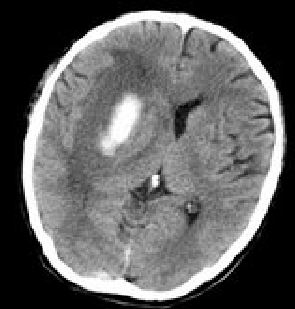
#> input picture Image 6.JPG, 295 x 309 px
$ python img_averaging1.py
#> lines starting #> are read from the running program, lines starting #| are printed output that depends on the picture
import cv2
import numpy as np
from matplotlib import pyplot as plt

img = cv2.imread('Image 6.JPG')#read the input image
#> img is the input picture: shape (309, 295, 3); min 0, max 255, mean 98.4

blur = cv2.blur(img,(5,5))#apply the average blurring method
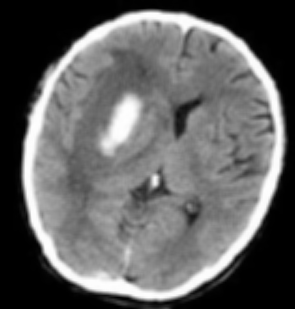
#> blur: shape (309, 295, 3); min 0, max 254, mean 98.4

plt.subplot(121),plt.imshow(img),plt.title('Original')#show the original image
plt.xticks([]), plt.yticks([])
plt.subplot(122),plt.imshow(blur),plt.title('Blurred')#show the blurred image
plt.xticks([]), plt.yticks([])
plt.show()
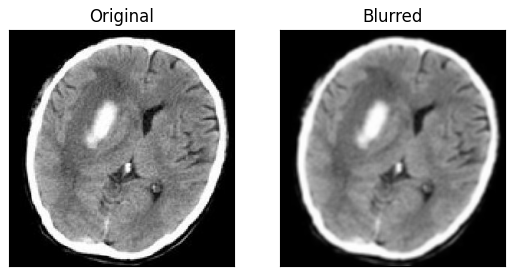
#> figure drawn by matplotlib, 2 panels

$ run again, with Image 1.jpg copied over Image 6.JPG
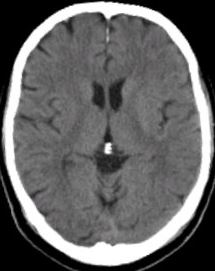
#> input picture Image 1.jpg, 215 x 271 px
#> img is the input picture: shape (271, 215, 3); mean B, G, R 100.1, 100, 100.1
#> `blur = cv2.blur(img,(5,5))#apply the average blurring method`:
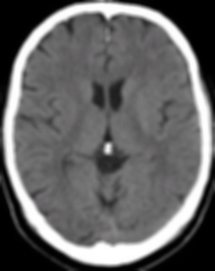
#> blur: shape (271, 215, 3); mean B, G, R 100.2, 100.1, 100.2
#> `plt.show()`:
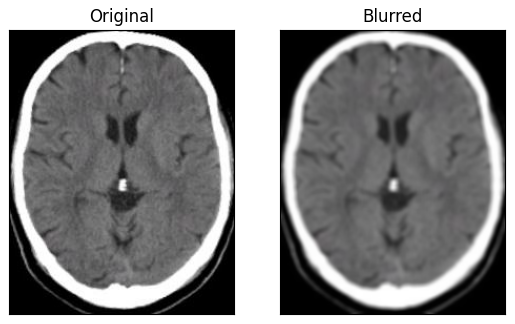
#> figure drawn by matplotlib, 2 panels; B, G, R data is drawn as R, G, B

$ run again, with Image 11.JPG copied over Image 6.JPG
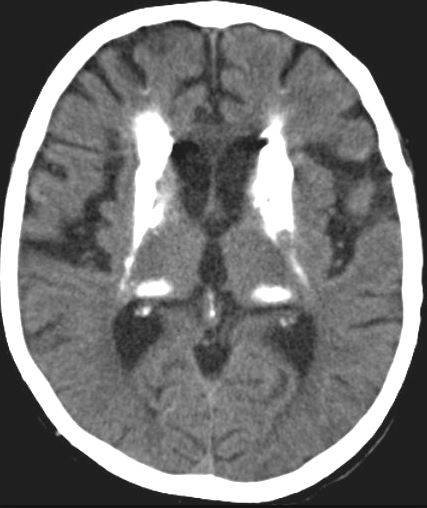
#> input picture Image 11.JPG, 427 x 508 px
#> img is the input picture: shape (508, 427, 3); min 11, max 255, mean 114.9
#> `blur = cv2.blur(img,(5,5))#apply the average blurring method`:
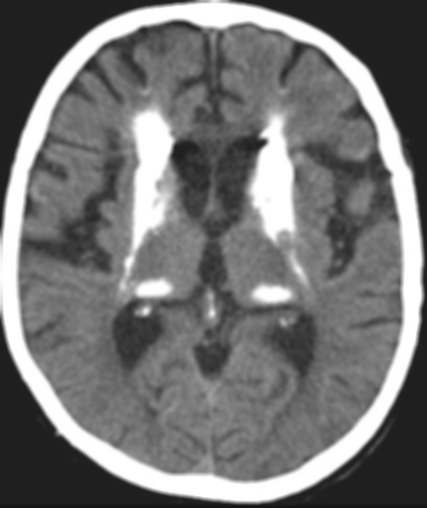
#> blur: shape (508, 427, 3); min 19, max 255, mean 115
#> `plt.show()`:
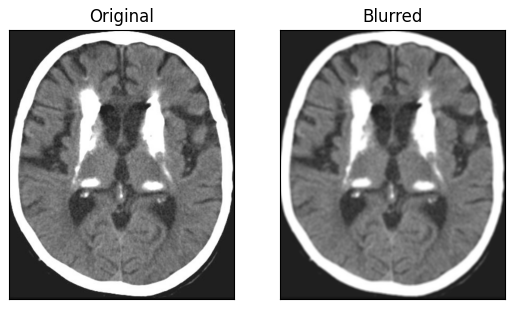
#> figure drawn by matplotlib, 2 panels

$ run again, with Image 2.JPG copied over Image 6.JPG
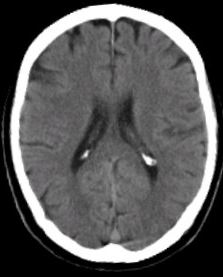
#> input picture Image 2.JPG, 223 x 277 px
#> img is the input picture: shape (277, 223, 3); mean B, G, R 88.2, 88.1, 88.3
#> `blur = cv2.blur(img,(5,5))#apply the average blurring method`:
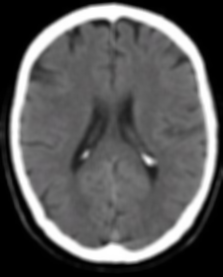
#> blur: shape (277, 223, 3); mean B, G, R 88.2, 88.1, 88.3
#> `plt.show()`:
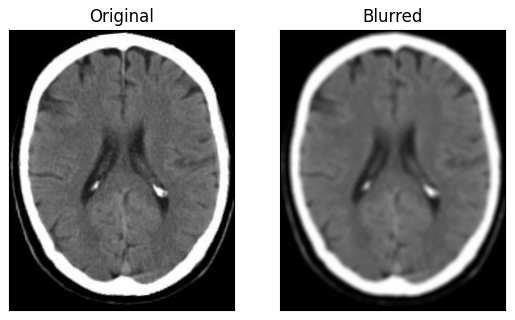
#> figure drawn by matplotlib, 2 panels; B, G, R data is drawn as R, G, B
